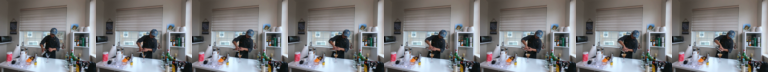
#> input picture coffee_martini_multicam_cam04.png, 768 x 72 px
$ python ssim.py ../../../coffee_martini_multicam_cam04.png ../../../coffee_martini_train17_holdout1_384_cam04.png
#> lines starting #> are read from the running program, lines starting #| are printed output that depends on the picture
"""SSIM in pure numpy + OpenCV (no scikit-image dep).

Standard Wang/Bovik formulation: 11x11 Gaussian window, σ=1.5, K1=0.01, K2=0.03.
Returns the mean SSIM over the image.

Run as a script for ad-hoc comparisons:
    python ssim.py reference.png candidate.png
"""
from __future__ import annotations

import sys
from pathlib import Path

import cv2
import numpy as np


def _gaussian(img: np.ndarray) -> np.ndarray:
    """11x11 Gaussian, σ=1.5 — the canonical SSIM smoothing kernel."""
    return cv2.GaussianBlur(img, (11, 11), sigmaX=1.5, sigmaY=1.5)


def ssim_channel(x: np.ndarray, y: np.ndarray) -> tuple[float, np.ndarray]:
    """SSIM on a single 2-D float32 channel in [0, 1]. Returns (mean, map)."""
    K1, K2, L = 0.01, 0.03, 1.0
    C1 = (K1 * L) ** 2
    C2 = (K2 * L) ** 2

    mu_x = _gaussian(x)
    mu_y = _gaussian(y)
    mu_x2 = mu_x * mu_x
    mu_y2 = mu_y * mu_y
    mu_xy = mu_x * mu_y

    sigma_x2 = _gaussian(x * x) - mu_x2
    sigma_y2 = _gaussian(y * y) - mu_y2
    sigma_xy = _gaussian(x * y) - mu_xy

    num = (2.0 * mu_xy + C1) * (2.0 * sigma_xy + C2)
    den = (mu_x2 + mu_y2 + C1) * (sigma_x2 + sigma_y2 + C2)
    smap = num / den
    return float(smap.mean()), smap


def ssim_rgb(ref_path: Path, cand_path: Path) -> dict:
    """Compute mean RGB SSIM, resizing candidate to reference if needed.

    Resize uses INTER_AREA (high-quality downsample) when shrinking, INTER_CUBIC
    when upsampling. Both images converted to float32 in [0, 1].
    """
    ref_bgr = cv2.imread(str(ref_path), cv2.IMREAD_COLOR)
#> ref_bgr is the input picture: shape (72, 768, 3); mean B, G, R 124.7, 123.3, 123.8
    cand_bgr = cv2.imread(str(cand_path), cv2.IMREAD_COLOR)
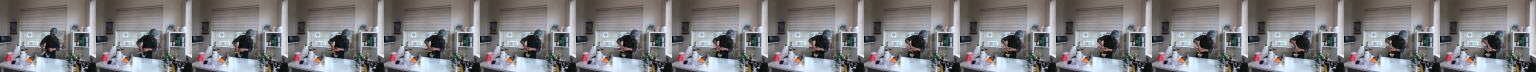
#> input picture coffee_martini_train17_holdout1_384_cam04.png, 6144 x 288 px (shown at 1/4 size)
#> cand_bgr is the input picture: shape (288, 6144, 3); mean B, G, R 124.6, 123.3, 123.8
    if ref_bgr is None:
        raise FileNotFoundError(ref_path)
    if cand_bgr is None:
        raise FileNotFoundError(cand_path)

    rh, rw = ref_bgr.shape[:2]
#> rh = 72; rw = 768
    ch, cw = cand_bgr.shape[:2]
#> ch = 288; cw = 6144
    if (cw, ch) != (rw, rh):
        interp = cv2.INTER_AREA if (cw * ch) > (rw * rh) else cv2.INTER_CUBIC
#> interp = 3
        cand_bgr = cv2.resize(cand_bgr, (rw, rh), interpolation=interp)
#> cand_bgr: shape (72, 768, 3)

    ref = ref_bgr.astype(np.float32) / 255.0
    cand = cand_bgr.astype(np.float32) / 255.0

    per_channel = []
    for c in range(3):
        s, _ = ssim_channel(ref[:, :, c], cand[:, :, c])
        per_channel.append(s)
#> this loop made 3 passes
#> s on passes 1 to 3: 0.178, 0.183, 0.192
#> pass 1, in ssim_channel, `mu_y2 = mu_y * mu_y`:
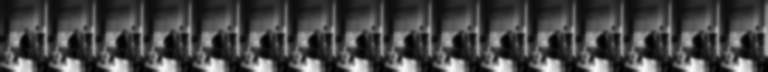
#> mu_y2: shape (72, 768) float32; min 0.00687, max 0.97, mean 0.273
#> after the loop, per_channel = [0.178, 0.183, 0.192]

    # Also a luma-only number for a cleaner single value.
    ref_y = cv2.cvtColor(ref_bgr, cv2.COLOR_BGR2GRAY).astype(np.float32) / 255.0
    cand_y = cv2.cvtColor(cand_bgr, cv2.COLOR_BGR2GRAY).astype(np.float32) / 255.0
    luma_ssim, _ = ssim_channel(ref_y, cand_y)
#> in _gaussian (call 17), `return cv2.GaussianBlur(img, (11, 11), sigmaX=1.5, sigmaY=1.5)`:
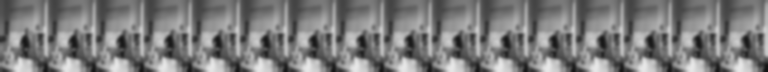
#> returned value: shape (72, 768) float32; min 0.0726, max 0.91, mean 0.485
#> in ssim_channel (call 4), `mu_xy = mu_x * mu_y`:
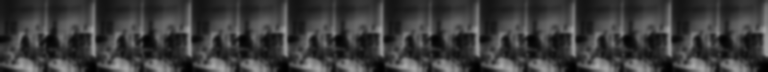
#> mu_xy: shape (72, 768) float32; min 0.00592, max 0.66, mean 0.239
#> in ssim_channel (call 4), `num = (2.0 * mu_xy + C1) * (2.0 * sigma_xy + C2)`:
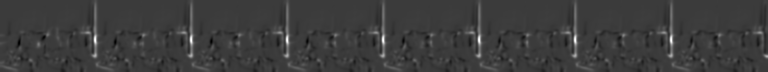
#> num: shape (72, 768) float32; min -0.0345, max 0.115, mean 0.00143; drawn with min black and max white
#> in ssim_channel (call 4), `den = (mu_x2 + mu_y2 + C1) * (sigma_x2 + sigma_y2 + C2)`:
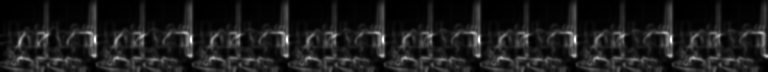
#> den: shape (72, 768) float32; min 1.9e-05, max 0.119, mean 0.0134; drawn with min black and max white
#> in ssim_channel (call 4), `smap = num / den`:
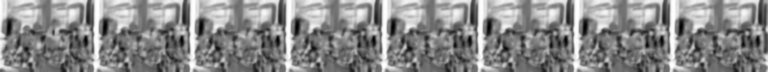
#> smap: shape (72, 768) float32; min -0.746, max 0.981, mean 0.187; drawn with min black and max white
#> luma_ssim = 0.187

    return {
        "ssim_luma": luma_ssim,
        "ssim_rgb_mean": float(np.mean(per_channel)),
        "ssim_b": per_channel[0],
        "ssim_g": per_channel[1],
        "ssim_r": per_channel[2],
        "reference_size": (rw, rh),
        "candidate_size_original": (cw, ch),
    }


if __name__ == "__main__":
    if len(sys.argv) != 3:
        print("usage: ssim.py reference.png candidate.png", file=sys.stderr)
        sys.exit(1)
    out = ssim_rgb(Path(sys.argv[1]), Path(sys.argv[2]))
#> out = {'ssim_luma': 0.187, 'ssim_rgb_mean': 0.184, 'ssim_b': 0.178, 'ssim_g': 0.183, 'ssim_r': 0.192, 'reference_size': (768, 72), 'candidate_size_original': (6144, 288)}
    for k, v in out.items():
        if isinstance(v, float):
            print("%s: %.4f" % (k, v))
        else:
            print("%s: %s" % (k, v))
#> this loop made 7 passes
#| ssim_luma: 0.1872
#| ssim_rgb_mean: 0.1843
#| ssim_b: 0.1781
#| ssim_g: 0.1826
#| ssim_r: 0.1924
#| reference_size: (768, 72)
#| candidate_size_original: (6144, 288)
